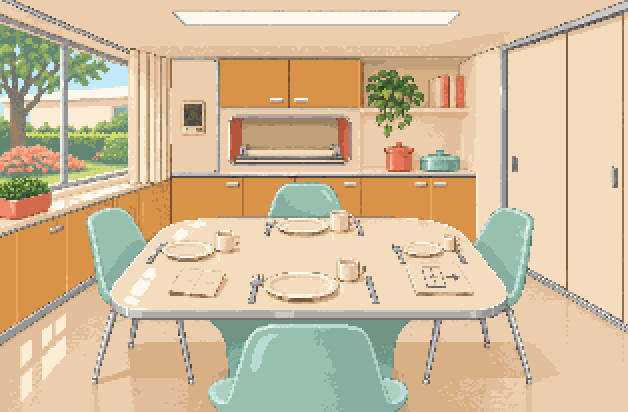
#> input picture tools/prologue-art-lab/assets/review/chapter-01-house-conversation-2026-11-17/references/dining-scene-4x.png, 1256 x 824 px (shown at 1/2 size); its folder holds 4 pictures in this run
$ python package_review.py
#> lines starting #> are read from the running program, lines starting #| are printed output that depends on the picture
from pathlib import Path
from PIL import Image,ImageDraw,ImageFont,ImageChops
import json,hashlib,html
ROOT=Path(__file__).resolve().parents[1]
def sha(p):return hashlib.sha256(p.read_bytes()).hexdigest()
def rec(rel):
 im=Image.open(ROOT/rel);return {'file':rel,'sha256':sha(ROOT/rel),'dimensions':list(im.size),'mode':im.mode}
def main():
 dry='references/CH4-NEW-04-public-corridor-v02.png';before='references/CH4-NEW-04-public-corridor-flood-v03.png';after='native/CH4-NEW-04-public-corridor-flood-v04.png'
 for p in(ROOT/'references').glob('*.png'):
  im=Image.open(p);im.resize((im.width*4,im.height*4),Image.Resampling.NEAREST).save(ROOT/'previews'/(p.stem+'-4x.png'))
#> in main, im is the input picture: PIL image 1256x824 RGB; mean R, G, B 210.3, 188.6, 156.5
#> after `im = Image.open(p)`:
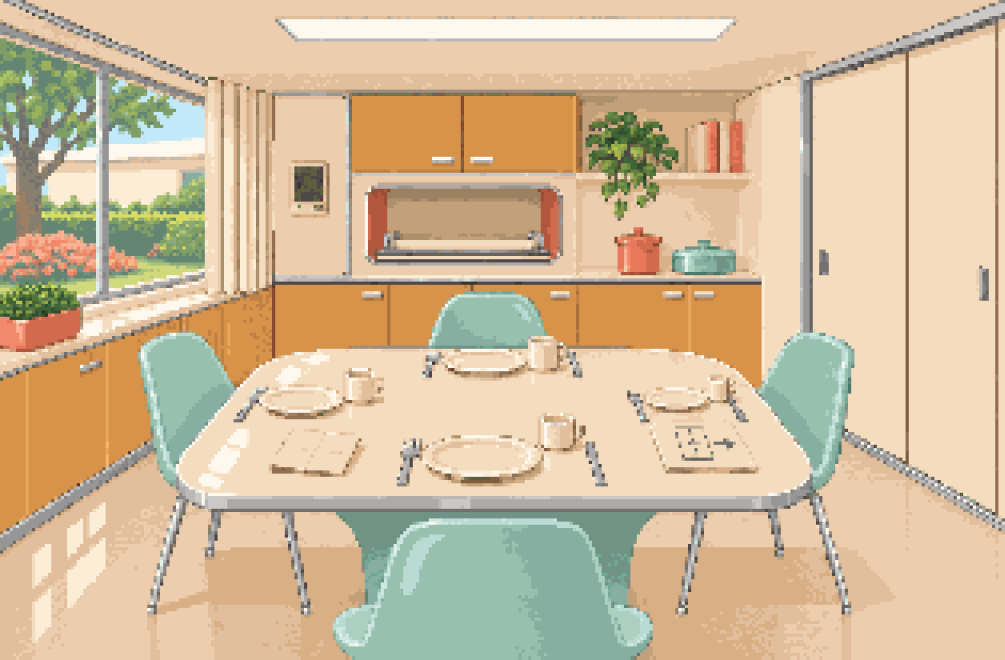
#> saved as dining-scene-4x-4x.png: PIL image 5024x3296 RGB (shown at 1/5 size); mean R, G, B 210.3, 188.6, 156.5
 layout=[];font=ImageFont.load_default(size=13)
#> after `layout = []`: layout = []
 def sheet(items,name):
#> (the run stopped early here; a loop or call above may not have finished)
